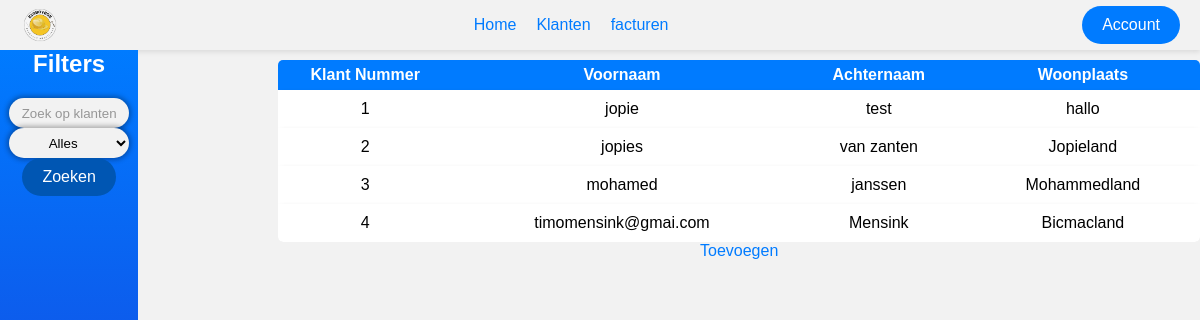
/Public/Klanten/index.php, run on the app's committed database.
### tables this page shows
CREATE TABLE `klant` (
  `klantId` int(255) NOT NULL,
  `voornaam` varchar(255) NOT NULL,
  `achternaam` varchar(255) NOT NULL,
  `email` varchar(255) DEFAULT NULL,
  `woonplaats` varchar(255) DEFAULT NULL,
  `straat` varchar(255) DEFAULT NULL,
  `postcode` varchar(255) DEFAULT NULL,
  `telefoonnummer` varchar(255) DEFAULT NULL
);

### src/src/klanten.php (called while the page is built, shortened)
<?php
include('database.php');
class Klanten extends Database
{
    public function getAllKlanten()
    {
        $query = "SELECT * FROM klant;";
        return parent::voerQueryUit($query);
    }
}

### src/src/database.php (called while the page is built, shortened)
<?php
class Database
{
    private $connectie;
    public function __construct()
    {
        $this->connectie = new PDO("mysql:host=" . DB_HOST . ";dbname=" . DB_NAME, DB_USER, DB_PASS);
    }
    public function voerQueryUit($query)
    {
        if(str_contains($query, 'SELECT')){
            $result = $this->connectie->query($query);
            $rows = $result->fetchAll(PDO::FETCH_ASSOC);
            return $rows;
        }else{
            $result = $this->connectie->exec($query);
            return $result;
        }
    }
}

### Public/Klanten/index.php (the view, shortened to what this page needs)
<?php
include ("../../src/src/klanten.php");
$klanten = new Klanten();
$klant = $klanten->getAllKlanten();
?>
<!DOCTYPE html>
<html lang="en">
<head>
    <link rel="stylesheet" href="../../style/klanten.css">
</head>
<body>
    <nav class="navBar">
        <img src="../../img/BigBoyBobLogo.png" alt="BigBoyBobLogo">
        <ul>
            <li><a href="../Login/index.php">Home</a></li>
            <li><a href="../Klanten/index.php">Klanten</a></li>
            <li><a href="../Factuur/index.php">facturen</a></li>
        </ul>
        <a href="account.php" class="accountButton">Account</a>
    </nav>
    <main>
        <div class="filterBar">
                <h2>Filters</h2>
            <div class="searchBar">
                <form method="POST">
                    <input type="text" placeholder="Zoek op klanten" id="search" name="search">
                    <select name="zoek" id="filters">
                        <option value="alles">Alles</option>
                    </select>
                    <input type="submit" name="zoeken" value="Zoeken" id="zoekButton"></input>
                </form>
            </div>
        </div>
        <div class="customers">
            <table cellspacing="0">
                <tr>
                    <th>Klant Nummer</th>
                    <th>Voornaam</th>
                    <th>Achternaam</th>
                    <th>Woonplaats</th>
                </tr>
                <?php
                foreach ($klant as $k) {
                    echo "<tr class='customer' id='tr_foreach'>";
                    echo "<td>" . $k["klantId"] . "</td>";
                    echo "<td>" . $k["voornaam"] . "</td>";
                    echo "<td>" . $k["achternaam"] . "</td>";
                    echo "<td>" . $k["woonplaats"] . "</td>";
                    echo "</tr>";
                }
                ?>
            </table>
            <div class="toevoegen">
                <a href="toevoegen.php">Toevoegen</a>
            </div>
        </div>
    </main>
</body>
</html>

### style/klanten.css (style rules this page uses)
* { margin: 0; padding: 0; box-sizing: border-box; font-family: Arial, sans-serif; }
body { background-color: #f2f2f2; color: #333; }
main { display: flex; align-items: flex-start; }
.customer { background-color: white; padding: 20px; border-radius: 5px; box-shadow: 0 2px 5px rgba(0, 0, 0, 0.1); }
a { color: #007bff; text-decoration: none; }

### data on the page
klant: klantId "1", voornaam "jopie", achternaam "test", woonplaats "hallo"
klant: klantId "2", voornaam "jopies", achternaam "van zanten", woonplaats "Jopieland"
klant: klantId "3", voornaam "mohamed", achternaam "janssen", woonplaats "Mohammedland"
klant: klantId "4", voornaam "timomensink@gmai.com", achternaam "Mensink", woonplaats "Bicmacland"
